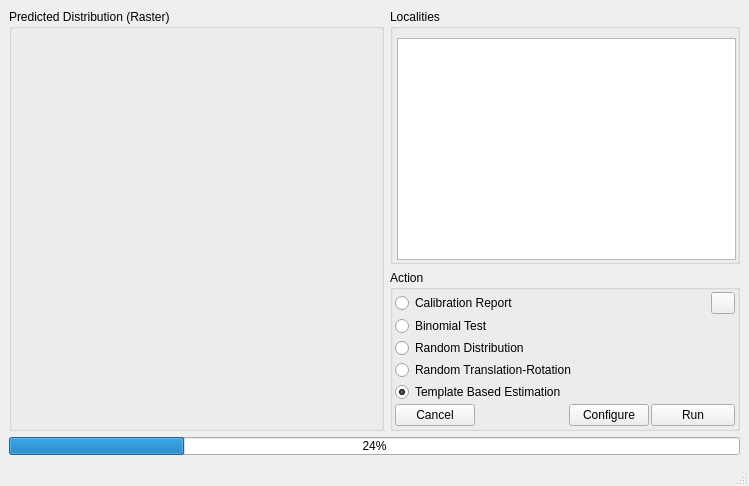
<?xml version="1.0" encoding="UTF-8"?>
<ui version="4.0">
 <class>ReplicateNullModelWindow</class>
 <widget class="QMainWindow" name="ReplicateNullModelWindow">
  <property name="geometry">
   <rect>
    <x>0</x>
    <y>0</y>
    <width>724</width>
    <height>486</height>
   </rect>
  </property>
  <property name="sizePolicy">
   <sizepolicy hsizetype="Preferred" vsizetype="Preferred">
    <horstretch>0</horstretch>
    <verstretch>0</verstretch>
   </sizepolicy>
  </property>
  <property name="minimumSize">
   <size>
    <width>0</width>
    <height>0</height>
   </size>
  </property>
  <property name="windowTitle">
   <string>ReplicateNull Model</string>
  </property>
  <widget class="QWidget" name="centralwidget">
   <property name="minimumSize">
    <size>
     <width>0</width>
     <height>0</height>
    </size>
   </property>
   <layout class="QGridLayout" name="gridLayout">
    <item row="0" column="0" rowspan="2">
     <widget class="QGroupBox" name="groupBox">
      <property name="minimumSize">
       <size>
        <width>375</width>
        <height>0</height>
       </size>
      </property>
      <property name="title">
       <string>Predicted Distribution (Raster)</string>
      </property>
      <layout class="QVBoxLayout" name="verticalLayout">
       <item>
        <widget class="RasterViewer" name="rasterViewer" native="true">
         <property name="minimumSize">
          <size>
           <width>0</width>
           <height>0</height>
          </size>
         </property>
        </widget>
       </item>
      </layout>
     </widget>
    </item>
    <item row="0" column="1">
     <widget class="QGroupBox" name="groupBox_2">
      <property name="minimumSize">
       <size>
        <width>350</width>
        <height>0</height>
       </size>
      </property>
      <property name="title">
       <string>Localities</string>
      </property>
      <layout class="QGridLayout" name="gridLayout_2">
       <property name="leftMargin">
        <number>4</number>
       </property>
       <property name="topMargin">
        <number>9</number>
       </property>
       <property name="rightMargin">
        <number>1</number>
       </property>
       <property name="bottomMargin">
        <number>1</number>
       </property>
       <property name="spacing">
        <number>2</number>
       </property>
       <item row="0" column="0">
        <widget class="LocalitiesTableWidget" name="tableLocalities">
         <property name="sizePolicy">
          <sizepolicy hsizetype="MinimumExpanding" vsizetype="MinimumExpanding">
           <horstretch>0</horstretch>
           <verstretch>0</verstretch>
          </sizepolicy>
         </property>
         <property name="minimumSize">
          <size>
           <width>0</width>
           <height>0</height>
          </size>
         </property>
         <property name="baseSize">
          <size>
           <width>300</width>
           <height>0</height>
          </size>
         </property>
         <property name="dragDropMode">
          <enum>QAbstractItemView::DropOnly</enum>
         </property>
        </widget>
       </item>
      </layout>
     </widget>
    </item>
    <item row="1" column="1">
     <widget class="QGroupBox" name="groupBox_3">
      <property name="minimumSize">
       <size>
        <width>350</width>
        <height>0</height>
       </size>
      </property>
      <property name="title">
       <string>Action</string>
      </property>
      <layout class="QGridLayout" name="gridLayout_3">
       <property name="margin">
        <number>2</number>
       </property>
       <property name="spacing">
        <number>2</number>
       </property>
       <item row="0" column="0" colspan="2">
        <widget class="QRadioButton" name="rbtnCalibrationReport">
         <property name="text">
          <string>Calibration Report</string>
         </property>
         <property name="checked">
          <bool>false</bool>
         </property>
        </widget>
       </item>
       <item row="0" column="3" colspan="2">
        <spacer name="horizontalSpacer">
         <property name="orientation">
          <enum>Qt::Horizontal</enum>
         </property>
         <property name="sizeHint" stdset="0">
          <size>
           <width>118</width>
           <height>20</height>
          </size>
         </property>
        </spacer>
       </item>
       <item row="0" column="5">
        <widget class="QPushButton" name="pbtnAbout">
         <property name="maximumSize">
          <size>
           <width>24</width>
           <height>24</height>
          </size>
         </property>
         <property name="toolTip">
          <string>About this application</string>
         </property>
         <property name="text">
          <string/>
         </property>
         <property name="icon">
          <iconset resource="../gui/gui.qrc">
           <normaloff>:/icons/help-browser.svg</normaloff>:/icons/help-browser.svg</iconset>
         </property>
        </widget>
       </item>
       <item row="1" column="0" colspan="2">
        <widget class="QRadioButton" name="rbtnBinomialTest">
         <property name="text">
          <string>Binomial Test</string>
         </property>
        </widget>
       </item>
       <item row="2" column="0" colspan="3">
        <widget class="QRadioButton" name="rbtnRandomDistribution">
         <property name="text">
          <string>Random Distribution</string>
         </property>
        </widget>
       </item>
       <item row="3" column="0" colspan="4">
        <widget class="QRadioButton" name="rbtnRandomTranslation">
         <property name="text">
          <string>Random Translation-Rotation</string>
         </property>
        </widget>
       </item>
       <item row="4" column="0" colspan="4">
        <widget class="QRadioButton" name="rbtnTemplate">
         <property name="text">
          <string>Template Based Estimation</string>
         </property>
         <property name="checked">
          <bool>true</bool>
         </property>
        </widget>
       </item>
       <item row="5" column="0">
        <widget class="QPushButton" name="pbtnCancel">
         <property name="text">
          <string>Cancel</string>
         </property>
        </widget>
       </item>
       <item row="5" column="1">
        <spacer name="spacer">
         <property name="orientation">
          <enum>Qt::Horizontal</enum>
         </property>
         <property name="sizeHint" stdset="0">
          <size>
           <width>74</width>
           <height>20</height>
          </size>
         </property>
        </spacer>
       </item>
       <item row="5" column="2" colspan="2">
        <widget class="QPushButton" name="pbtnConfigure">
         <property name="text">
          <string>Configure</string>
         </property>
        </widget>
       </item>
       <item row="5" column="4" colspan="2">
        <widget class="QPushButton" name="pbtnRun">
         <property name="text">
          <string>Run</string>
         </property>
        </widget>
       </item>
      </layout>
     </widget>
    </item>
    <item row="2" column="0" colspan="2">
     <widget class="QProgressBar" name="pBar">
      <property name="maximumSize">
       <size>
        <width>16777215</width>
        <height>18</height>
       </size>
      </property>
      <property name="value">
       <number>24</number>
      </property>
     </widget>
    </item>
   </layout>
  </widget>
  <widget class="QMenuBar" name="menubar">
   <property name="geometry">
    <rect>
     <x>0</x>
     <y>0</y>
     <width>724</width>
     <height>25</height>
    </rect>
   </property>
   <property name="minimumSize">
    <size>
     <width>0</width>
     <height>0</height>
    </size>
   </property>
  </widget>
  <widget class="QStatusBar" name="statusbar"/>
 </widget>
 <customwidgets>
  <customwidget>
   <class>LocalitiesTableWidget</class>
   <extends>QTableWidget</extends>
   <header location="global">localitiestablewidget.h</header>
  </customwidget>
  <customwidget>
   <class>RasterViewer</class>
   <extends>QWidget</extends>
   <header location="global">rasterviewer.h</header>
   <container>1</container>
  </customwidget>
 </customwidgets>
 <resources>
  <include location="../gui/gui.qrc"/>
 </resources>
 <connections/>
</ui>
